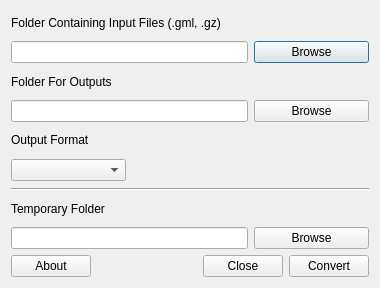
<?xml version="1.0" encoding="UTF-8"?>
<ui version="4.0">
 <class>os2ogrDialog</class>
 <widget class="QDialog" name="os2ogrDialog">
  <property name="geometry">
   <rect>
    <x>0</x>
    <y>0</y>
    <width>380</width>
    <height>288</height>
   </rect>
  </property>
  <property name="windowTitle">
   <string>Ordnance Survey Translator</string>
  </property>
  <layout class="QGridLayout" name="gridLayout">
   <item row="0" column="0" colspan="2">
    <widget class="QLabel" name="label">
     <property name="text">
      <string>Folder Containing Input Files (.gml, .gz)</string>
     </property>
    </widget>
   </item>
   <item row="1" column="0" colspan="2">
    <widget class="QLineEdit" name="inputDirLineEdit"/>
   </item>
   <item row="1" column="2">
    <widget class="QPushButton" name="inputDirBrowsePushButton">
     <property name="text">
      <string>Browse</string>
     </property>
    </widget>
   </item>
   <item row="2" column="0">
    <widget class="QLabel" name="label_2">
     <property name="text">
      <string>Folder For Outputs</string>
     </property>
    </widget>
   </item>
   <item row="3" column="0" colspan="2">
    <widget class="QLineEdit" name="outputDirLineEdit"/>
   </item>
   <item row="3" column="2">
    <widget class="QPushButton" name="outputDirBrowsePushButton">
     <property name="text">
      <string>Browse</string>
     </property>
    </widget>
   </item>
   <item row="4" column="0">
    <widget class="QLabel" name="label_3">
     <property name="text">
      <string>Output Format</string>
     </property>
    </widget>
   </item>
   <item row="5" column="0">
    <widget class="QComboBox" name="outputFormatComboBox"/>
   </item>
   <item row="5" column="1" colspan="2">
    <spacer name="horizontalSpacer">
     <property name="orientation">
      <enum>Qt::Horizontal</enum>
     </property>
     <property name="sizeHint" stdset="0">
      <size>
       <width>225</width>
       <height>24</height>
      </size>
     </property>
    </spacer>
   </item>
   <item row="6" column="0" colspan="3">
    <widget class="Line" name="line">
     <property name="orientation">
      <enum>Qt::Horizontal</enum>
     </property>
    </widget>
   </item>
   <item row="7" column="0">
    <widget class="QLabel" name="label_4">
     <property name="text">
      <string>Temporary Folder</string>
     </property>
    </widget>
   </item>
   <item row="8" column="0" colspan="2">
    <widget class="QLineEdit" name="tempDirLineEdit"/>
   </item>
   <item row="8" column="2">
    <widget class="QPushButton" name="tempDirBrowsePushButton">
     <property name="text">
      <string>Browse</string>
     </property>
    </widget>
   </item>
   <item row="9" column="0" colspan="3">
    <layout class="QHBoxLayout" name="horizontalLayout">
     <item>
      <widget class="QPushButton" name="aboutBtn">
       <property name="text">
        <string>About</string>
       </property>
      </widget>
     </item>
     <item>
      <spacer name="horizontalSpacer_2">
       <property name="orientation">
        <enum>Qt::Horizontal</enum>
       </property>
       <property name="sizeHint" stdset="0">
        <size>
         <width>63</width>
         <height>20</height>
        </size>
       </property>
      </spacer>
     </item>
     <item>
      <widget class="QPushButton" name="pushButton">
       <property name="text">
        <string>Close</string>
       </property>
      </widget>
     </item>
     <item>
      <widget class="QPushButton" name="pushButton_2">
       <property name="text">
        <string>Convert</string>
       </property>
      </widget>
     </item>
    </layout>
   </item>
  </layout>
 </widget>
 <resources/>
 <connections>
  <connection>
   <sender>pushButton_2</sender>
   <signal>clicked()</signal>
   <receiver>os2ogrDialog</receiver>
   <slot>accept()</slot>
   <hints>
    <hint type="sourcelabel">
     <x>265</x>
     <y>266</y>
    </hint>
    <hint type="destinationlabel">
     <x>340</x>
     <y>251</y>
    </hint>
   </hints>
  </connection>
  <connection>
   <sender>inputDirBrowsePushButton</sender>
   <signal>clicked()</signal>
   <receiver>os2ogrDialog</receiver>
   <slot>browseInputFolder()</slot>
   <hints>
    <hint type="sourcelabel">
     <x>321</x>
     <y>45</y>
    </hint>
    <hint type="destinationlabel">
     <x>179</x>
     <y>129</y>
    </hint>
   </hints>
  </connection>
  <connection>
   <sender>outputDirBrowsePushButton</sender>
   <signal>clicked()</signal>
   <receiver>os2ogrDialog</receiver>
   <slot>browseOutputFolder()</slot>
   <hints>
    <hint type="sourcelabel">
     <x>351</x>
     <y>100</y>
    </hint>
    <hint type="destinationlabel">
     <x>219</x>
     <y>145</y>
    </hint>
   </hints>
  </connection>
  <connection>
   <sender>tempDirBrowsePushButton</sender>
   <signal>clicked()</signal>
   <receiver>os2ogrDialog</receiver>
   <slot>browseTempFolder()</slot>
   <hints>
    <hint type="sourcelabel">
     <x>336</x>
     <y>222</y>
    </hint>
    <hint type="destinationlabel">
     <x>298</x>
     <y>154</y>
    </hint>
   </hints>
  </connection>
  <connection>
   <sender>pushButton</sender>
   <signal>clicked()</signal>
   <receiver>os2ogrDialog</receiver>
   <slot>close()</slot>
   <hints>
    <hint type="sourcelabel">
     <x>157</x>
     <y>266</y>
    </hint>
    <hint type="destinationlabel">
     <x>65</x>
     <y>243</y>
    </hint>
   </hints>
  </connection>
  <connection>
   <sender>aboutBtn</sender>
   <signal>clicked()</signal>
   <receiver>os2ogrDialog</receiver>
   <slot>about()</slot>
   <hints>
    <hint type="sourcelabel">
     <x>52</x>
     <y>263</y>
    </hint>
    <hint type="destinationlabel">
     <x>189</x>
     <y>143</y>
    </hint>
   </hints>
  </connection>
 </connections>
 <slots>
  <slot>browseInputFolder()</slot>
  <slot>browseOutputFolder()</slot>
  <slot>browseTempFolder()</slot>
  <slot>about()</slot>
 </slots>
</ui>
